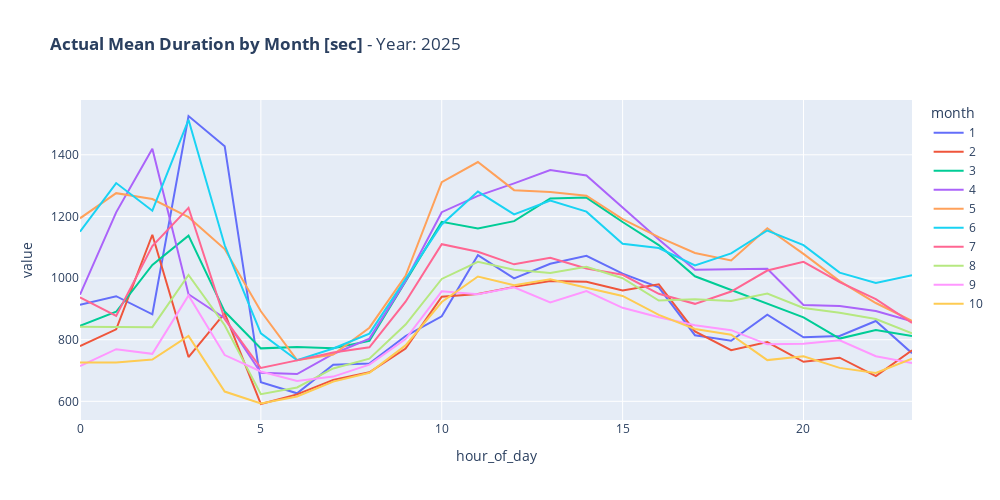

The notebook cell this image was saved under:
### Code cell
actual_month_means = group_results['actual'].mean().unstack(level='hour_of_day').T
fig = px.line(actual_month_means, title=f"<b>Actual Mean Duration by Month [sec]</b> - Year: {year_to_test}", width=1000, height=500)

fig.show()

### Figure 1 — Plotly figure (JSON) as saved in the notebook; plotly's stock layout.template omitted (floating-point values rounded to 4 significant figures)
{"data": [{"hovertemplate": "month=1<br>hour_of_day=%{x}<br>value=%{y}<extra></extra>", "legendgroup": "1", "line": {"color": "#636efa", "dash": "solid"}, "marker": {"symbol": "circle"}, "mode": "lines", "name": "1", "orientation": "v", "showlegend": true, "type": "scatter", "x": [0, 1, 2, 3, 4, 5, 6, 7, 8, 9, 10, 11, 12, 13, 14, 15, 16, 17, 18, 19, 20, 21, 22, 23], "xaxis": "x", "y": [912.9, 941.1, 882.4, 1526.0, 1428.0, 662.3, 626.1, 718.5, 722.8, 811.9, 875.9, 1074.0, 998.7, 1046.0, 1072.0, 1014.0, 970.0, 814.5, 796.8, 881.4, 807.7, 811.9, 860.6, 756.2], "yaxis": "y"}, {"hovertemplate": "month=2<br>hour_of_day=%{x}<br>value=%{y}<extra></extra>", "legendgroup": "2", "line": {"color": "#EF553B", "dash": "solid"}, "marker": {"symbol": "circle"}, "mode": "lines", "name": "2", "orientation": "v", "showlegend": true, "type": "scatter", "x": [0, 1, 2, 3, 4, 5, 6, 7, 8, 9, 10, 11, 12, 13, 14, 15, 16, 17, 18, 19, 20, 21, 22, 23], "xaxis": "x", "y": [779.1, 833.6, 1141.0, 743.8, 886.2, 591.3, 622.5, 669.6, 694.1, 771.0, 939.2, 948.6, 971.4, 990.7, 987.9, 959.4, 979.9, 826.8, 765.9, 792.1, 728.1, 741.5, 681.8, 765.6], "yaxis": "y"}, {"hovertemplate": "month=3<br>hour_of_day=%{x}<br>value=%{y}<extra></extra>", "legendgroup": "3", "line": {"color": "#00cc96", "dash": "solid"}, "marker": {"symbol": "circle"}, "mode": "lines", "name": "3", "orientation": "v", "showlegend": true, "type": "scatter", "x": [0, 1, 2, 3, 4, 5, 6, 7, 8, 9, 10, 11, 12, 13, 14, 15, 16, 17, 18, 19, 20, 21, 22, 23], "xaxis": "x", "y": [845.1, 890.5, 1043.0, 1138.0, 891.2, 771.8, 776.1, 772.1, 796.1, 991.5, 1182.0, 1161.0, 1185.0, 1258.0, 1261.0, 1182.0, 1107.0, 1006.0, 961.3, 917.1, 872.2, 803.6, 831.4, 811.8], "yaxis": "y"}, {"hovertemplate": "month=4<br>hour_of_day=%{x}<br>value=%{y}<extra></extra>", "legendgroup": "4", "line": {"color": "#ab63fa", "dash": "solid"}, "marker": {"symbol": "circle"}, "mode": "lines", "name": "4", "orientation": "v", "showlegend": true, "type": "scatter", "x": [0, 1, 2, 3, 4, 5, 6, 7, 8, 9, 10, 11, 12, 13, 14, 15, 16, 17, 18, 19, 20, 21, 22, 23], "xaxis": "x", "y": [946.0, 1213.0, 1419.0, 947.5, 869.6, 692.4, 688.5, 753.6, 803.6, 990.8, 1214.0, 1267.0, 1307.0, 1350.0, 1333.0, 1231.0, 1125.0, 1027.0, 1029.0, 1030.0, 912.9, 909.4, 893.3, 859.9], "yaxis": "y"}, {"hovertemplate": "month=5<br>hour_of_day=%{x}<br>value=%{y}<extra></extra>", "legendgroup": "5", "line": {"color": "#FFA15A", "dash": "solid"}, "marker": {"symbol": "circle"}, "mode": "lines", "name": "5", "orientation": "v", "showlegend": true, "type": "scatter", "x": [0, 1, 2, 3, 4, 5, 6, 7, 8, 9, 10, 11, 12, 13, 14, 15, 16, 17, 18, 19, 20, 21, 22, 23], "xaxis": "x", "y": [1194.0, 1275.0, 1256.0, 1197.0, 1094.0, 892.1, 733.7, 751.6, 838.9, 1007.0, 1311.0, 1377.0, 1285.0, 1279.0, 1267.0, 1191.0, 1133.0, 1081.0, 1057.0, 1162.0, 1078.0, 990.0, 919.0, 861.3], "yaxis": "y"}, {"hovertemplate": "month=6<br>hour_of_day=%{x}<br>value=%{y}<extra></extra>", "legendgroup": "6", "line": {"color": "#19d3f3", "dash": "solid"}, "marker": {"symbol": "circle"}, "mode": "lines", "name": "6", "orientation": "v", "showlegend": true, "type": "scatter", "x": [0, 1, 2, 3, 4, 5, 6, 7, 8, 9, 10, 11, 12, 13, 14, 15, 16, 17, 18, 19, 20, 21, 22, 23], "xaxis": "x", "y": [1150.0, 1308.0, 1218.0, 1514.0, 1106.0, 820.7, 733.4, 771.5, 819.6, 994.8, 1174.0, 1281.0, 1206.0, 1252.0, 1216.0, 1111.0, 1097.0, 1041.0, 1080.0, 1154.0, 1107.0, 1018.0, 984.3, 1009.0], "yaxis": "y"}, {"hovertemplate": "month=7<br>hour_of_day=%{x}<br>value=%{y}<extra></extra>", "legendgroup": "7", "line": {"color": "#FF6692", "dash": "solid"}, "marker": {"symbol": "circle"}, "mode": "lines", "name": "7", "orientation": "v", "showlegend": true, "type": "scatter", "x": [0, 1, 2, 3, 4, 5, 6, 7, 8, 9, 10, 11, 12, 13, 14, 15, 16, 17, 18, 19, 20, 21, 22, 23], "xaxis": "x", "y": [937.5, 877.2, 1104.0, 1228.0, 867.4, 708.1, 732.8, 758.1, 775.3, 923.4, 1110.0, 1085.0, 1045.0, 1066.0, 1031.0, 1011.0, 948.9, 916.4, 956.2, 1024.0, 1053.0, 986.7, 931.7, 854.1], "yaxis": "y"}, {"hovertemplate": "month=8<br>hour_of_day=%{x}<br>value=%{y}<extra></extra>", "legendgroup": "8", "line": {"color": "#B6E880", "dash": "solid"}, "marker": {"symbol": "circle"}, "mode": "lines", "name": "8", "orientation": "v", "showlegend": true, "type": "scatter", "x": [0, 1, 2, 3, 4, 5, 6, 7, 8, 9, 10, 11, 12, 13, 14, 15, 16, 17, 18, 19, 20, 21, 22, 23], "xaxis": "x", "y": [841.7, 840.2, 840.7, 1010.0, 846.7, 623.3, 645.1, 706.8, 738.5, 849.0, 997.1, 1053.0, 1027.0, 1017.0, 1037.0, 999.4, 926.9, 931.2, 925.4, 949.5, 902.7, 887.2, 867.2, 820.9], "yaxis": "y"}, {"hovertemplate": "month=9<br>hour_of_day=%{x}<br>value=%{y}<extra></extra>", "legendgroup": "9", "line": {"color": "#FF97FF", "dash": "solid"}, "marker": {"symbol": "circle"}, "mode": "lines", "name": "9", "orientation": "v", "showlegend": true, "type": "scatter", "x": [0, 1, 2, 3, 4, 5, 6, 7, 8, 9, 10, 11, 12, 13, 14, 15, 16, 17, 18, 19, 20, 21, 22, 23], "xaxis": "x", "y": [714.3, 769.2, 754.0, 943.8, 750.0, 696.9, 666.0, 680.3, 718.9, 801.8, 956.8, 947.3, 969.9, 920.8, 958.1, 903.4, 872.9, 846.9, 830.8, 784.8, 786.7, 798.2, 746.2, 724.0], "yaxis": "y"}, {"hovertemplate": "month=10<br>hour_of_day=%{x}<br>value=%{y}<extra></extra>", "legendgroup": "10", "line": {"color": "#FECB52", "dash": "solid"}, "marker": {"symbol": "circle"}, "mode": "lines", "name": "10", "orientation": "v", "showlegend": true, "type": "scatter", "x": [0, 1, 2, 3, 4, 5, 6, 7, 8, 9, 10, 11, 12, 13, 14, 15, 16, 17, 18, 19, 20, 21, 22, 23], "xaxis": "x", "y": [726.3, 726.0, 735.5, 812.0, 631.7, 593.0, 615.9, 664.0, 692.4, 781.4, 922.3, 1005.0, 976.7, 995.8, 968.8, 942.0, 880.5, 834.7, 816.4, 733.7, 746.3, 708.5, 692.0, 738.1], "yaxis": "y"}], "layout": {"height": 500, "legend": {"title": {"text": "month"}, "tracegroupgap": 0}, "title": {"text": "<b>Actual Mean Duration by Month [sec]</b> - Year: 2025"}, "width": 1000, "xaxis": {"anchor": "y", "domain": [0, 1], "title": {"text": "hour_of_day"}}, "yaxis": {"anchor": "x", "domain": [0, 1], "title": {"text": "value"}}}}
